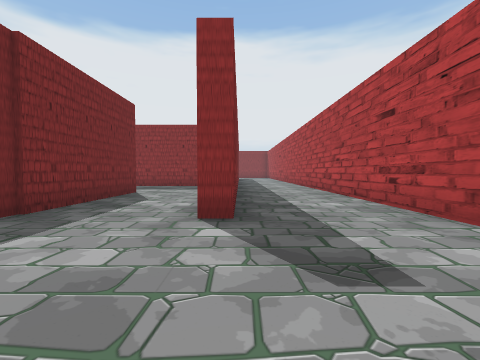
View 1 (above)

23 first-person views from a walk through a 3-D level made in the Unity game engine. The camera is 1.3 m above the floor, tilts 2° down and sees 90° across. The floor is counted in squares, 2 m on a side. Each view is taken from the middle of a square. On the plan, view 1 faces up. The plan holds only what a view shows up to about 9 squares ahead; the rest is blank. The place goes on beyond the plan. The player character is not drawn. Some surface patterns are stand-ins.

View 2
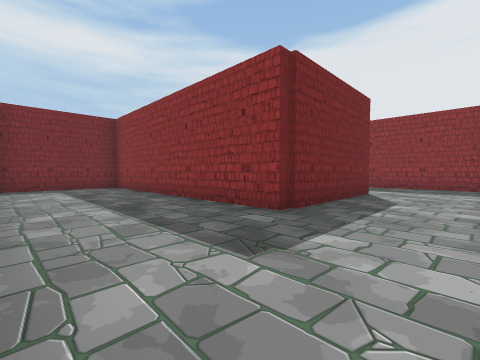

View 3
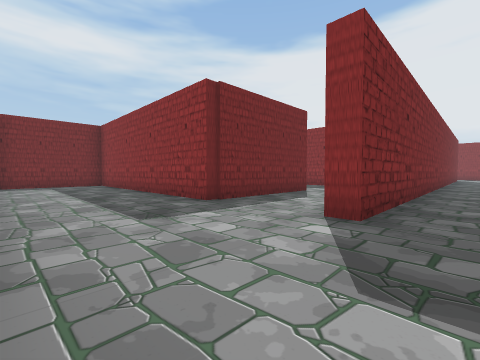

View 4
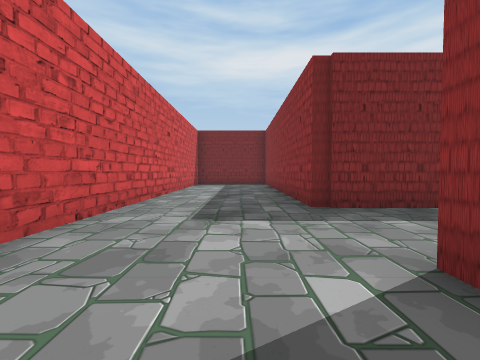

View 5
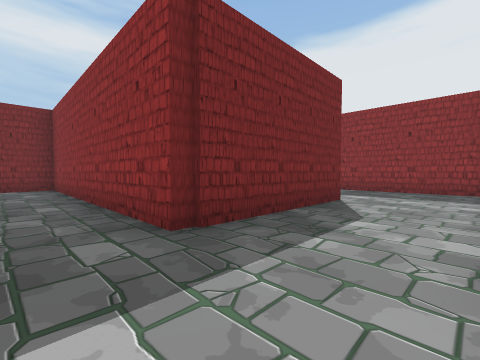

View 6
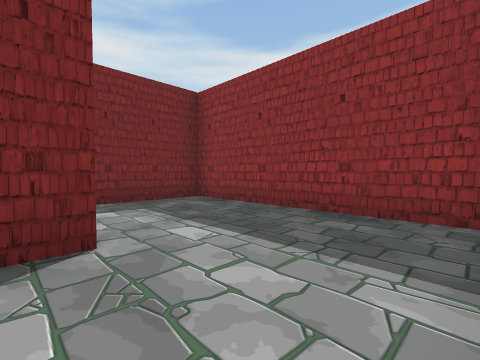

View 7
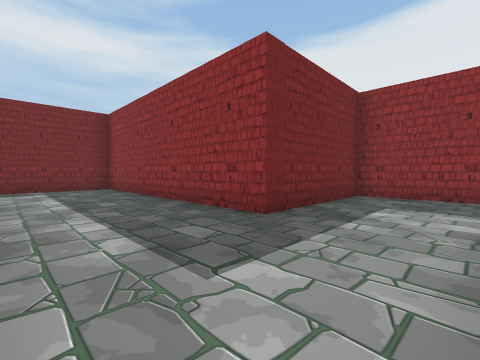

View 8
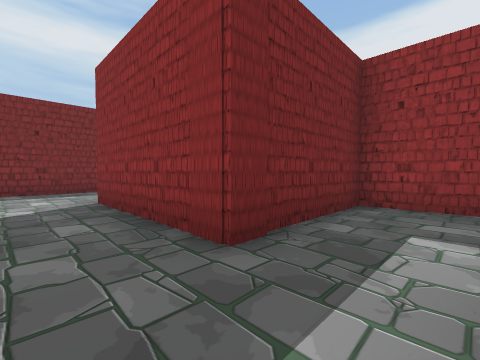

View 9
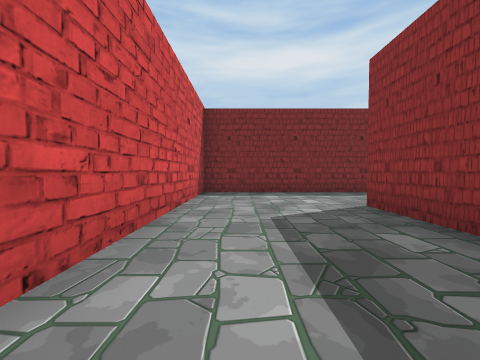

View 10
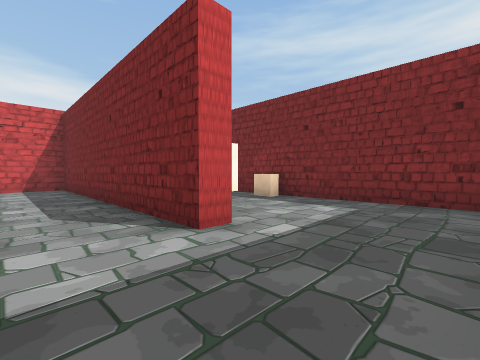

View 11
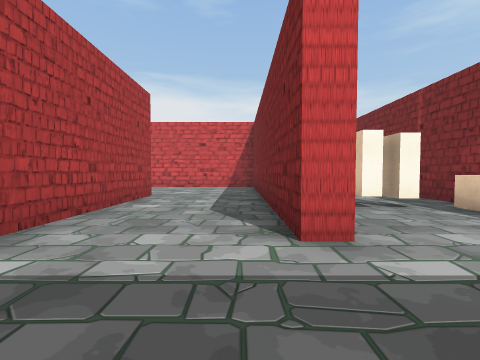

View 12
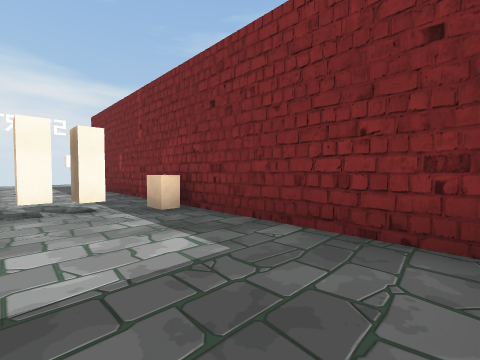

View 13
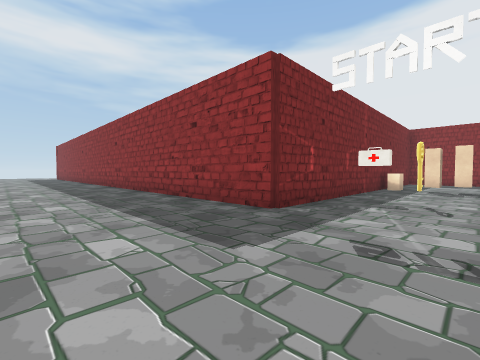

View 14
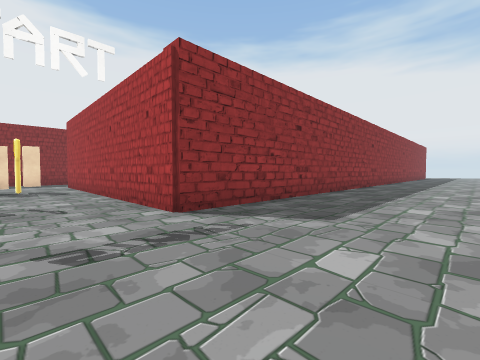

View 15
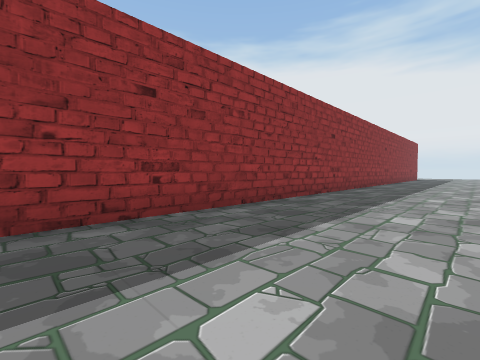

View 16
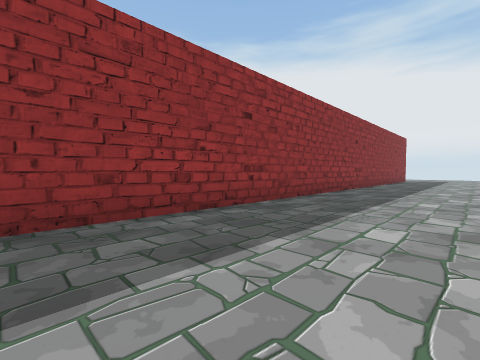

View 17
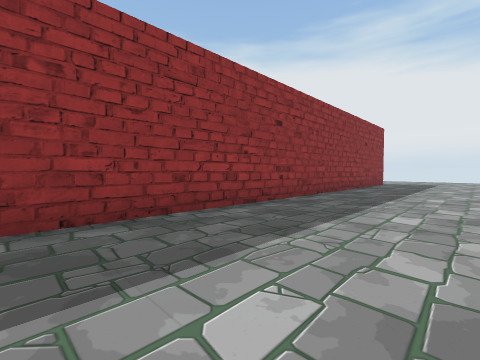

View 18
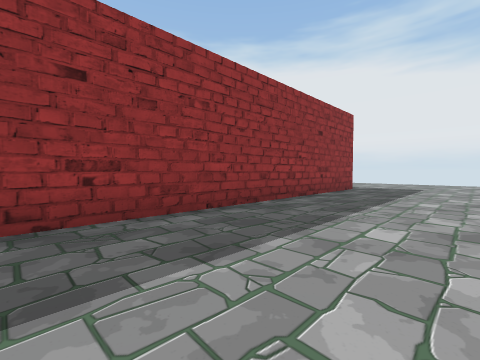

View 19
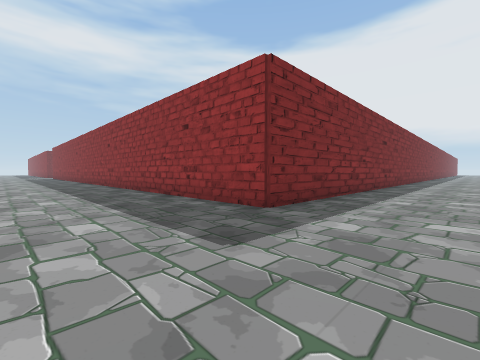

View 20
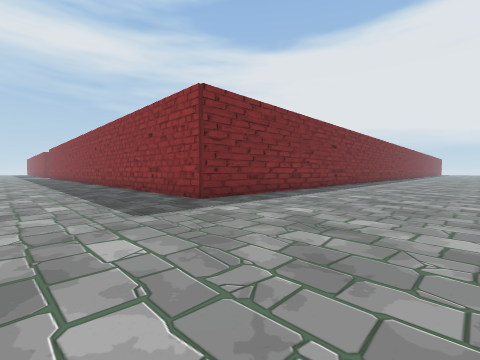

View 21
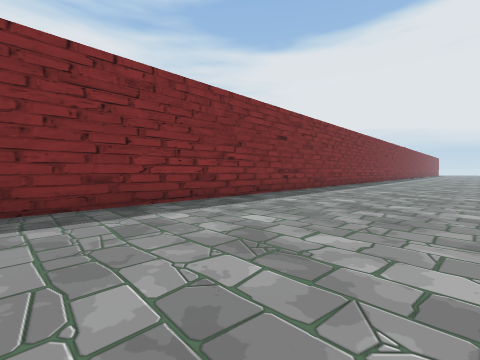

View 22
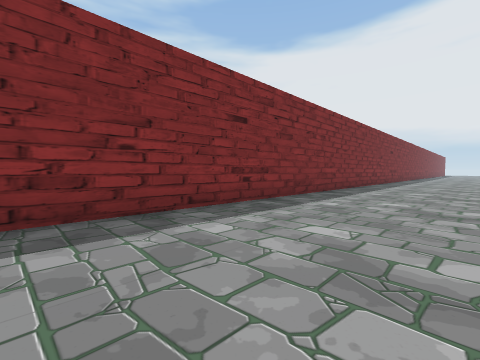

View 23
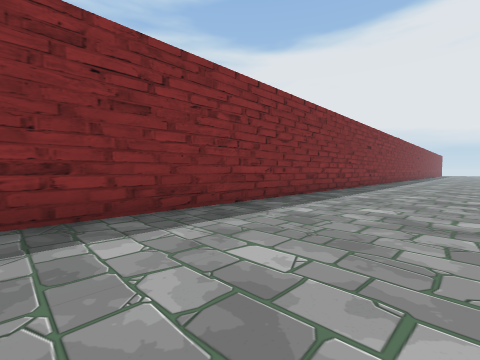

### Floor plan
Points are (right, up) in squares from view 1. A wall is a line through its corners. A room is listed if a view was taken in it or the views show most of it. See-through windows are left out.
Room 1 (views 1, 2, 3, 4, 5, 6)
walls: (-3.3, 7.6) (-3.3, 3.3) (-11.3, 3.3) (-11.3, 0); (-0.9, 10.8) (-6.3, 10.8) (-6.3, 6.8); (2.9, 2.8) (2.9, 9); (-0.1, 11.6) (-0.1, 3.3) (-0.6, 3.3); (-8, -0.1) (-1.1, -0.1)
ways out: opening at (-4.5, 7) to room 2
Room 2 (views 7, 8, 9, 10, 11, 12, 13, 14, 15, 16, 17, 18, 19, 20, 21, 22, 23)
walls: (-6.3, 6.8) (-13.6, 6.8) (-13.6, 3.3) (-17.6, 3.3) (-17.6, 7.6); (-21.1, 7.8) (-20.6, 7.8) (-20.6, -0.1) (-14.1, -0.1); (-24.5, 10.1) (-24.5, -0.7) (-31.4, -0.7); (3.4, 16.1) (3.4, -0.7) (-21.1, -0.7) (-21.1, 6.9)
ways out: opening at (-4.5, 7) to room 1
objects: other object (-24, 2); block (-24, 6); key (-23, 2); block (-23, 5); block (-22, 5) to (-22, 6)

Positions as (right, up) in squares from view 1, and headings:
1: (0, 0), facing up
2: (-1, 0), facing up-left
3: (1, 0), facing up-left
4: (1, 2), facing left
5: (-1, 2), facing up-left
6: (-1, 7), facing up-left
7: (-4, 4), facing up-left
8: (-12, 2), facing up-left
9: (-13, 1), facing left
10: (-19, 10), facing down-left
11: (-20, 10), facing down
12: (-22, 10), facing down-left
13: (-22, -4), facing up-left
14: (-23, -4), facing up-right
15: (-19, -4), facing up-right
16: (-15, -4), facing up-right
17: (-10, -4), facing up-right
18: (-6, -4), facing up-right
19: (6, -4), facing up-left
20: (8, -4), facing up-left
21: (8, 0), facing up-left
22: (7, 3), facing up-left
23: (7, 7), facing up-left
